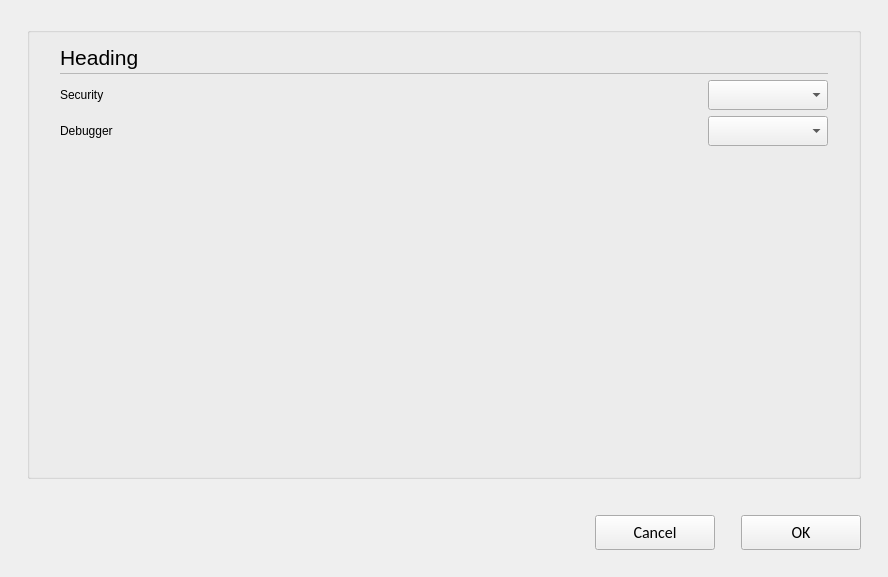
<?xml version="1.0" encoding="UTF-8"?>
<ui version="4.0">
 <class>C_SyvUpPacPemFileOptionsPopUp</class>
 <widget class="QWidget" name="C_SyvUpPacPemFileOptionsPopUp">
  <property name="geometry">
   <rect>
    <x>0</x>
    <y>0</y>
    <width>888</width>
    <height>577</height>
   </rect>
  </property>
  <property name="windowTitle">
   <string>C_SyvUpPemFileOptionsPopUp</string>
  </property>
  <layout class="QVBoxLayout" name="verticalLayout">
   <property name="leftMargin">
    <number>27</number>
   </property>
   <property name="topMargin">
    <number>27</number>
   </property>
   <property name="rightMargin">
    <number>27</number>
   </property>
   <property name="bottomMargin">
    <number>0</number>
   </property>
   <item>
    <widget class="stw_opensyde_gui_elements::C_OgeGbx" name="pc_GroupBoxGeneral_5">
     <property name="title">
      <string/>
     </property>
     <layout class="QVBoxLayout" name="verticalLayout_6">
      <property name="spacing">
       <number>0</number>
      </property>
      <property name="leftMargin">
       <number>30</number>
      </property>
      <property name="rightMargin">
       <number>30</number>
      </property>
      <property name="bottomMargin">
       <number>13</number>
      </property>
      <item>
       <layout class="QHBoxLayout" name="horizontalLayout_7" stretch="0,1">
        <property name="spacing">
         <number>6</number>
        </property>
        <item>
         <widget class="stw_opensyde_gui_elements::C_OgeLabHeadingGroupBold" name="pc_LabelHeading">
          <property name="minimumSize">
           <size>
            <width>0</width>
            <height>30</height>
           </size>
          </property>
          <property name="maximumSize">
           <size>
            <width>16777215</width>
            <height>30</height>
           </size>
          </property>
          <property name="font">
           <font>
            <family>Segoe UI</family>
            <pointsize>16</pointsize>
           </font>
          </property>
          <property name="text">
           <string>Heading</string>
          </property>
         </widget>
        </item>
        <item>
         <spacer name="horizontalSpacer_10">
          <property name="orientation">
           <enum>Qt::Horizontal</enum>
          </property>
          <property name="sizeHint" stdset="0">
           <size>
            <width>40</width>
            <height>1</height>
           </size>
          </property>
         </spacer>
        </item>
       </layout>
      </item>
      <item>
       <layout class="QHBoxLayout" name="horizontalLayout_20" stretch="0">
        <property name="spacing">
         <number>0</number>
        </property>
        <property name="topMargin">
         <number>1</number>
        </property>
        <property name="rightMargin">
         <number>0</number>
        </property>
        <property name="bottomMargin">
         <number>0</number>
        </property>
        <item>
         <widget class="stw_opensyde_gui_elements::C_OgeFraSeparator" name="pc_Frame_3">
          <property name="minimumSize">
           <size>
            <width>0</width>
            <height>1</height>
           </size>
          </property>
          <property name="maximumSize">
           <size>
            <width>16777215</width>
            <height>1</height>
           </size>
          </property>
          <property name="frameShape">
           <enum>QFrame::StyledPanel</enum>
          </property>
          <property name="frameShadow">
           <enum>QFrame::Raised</enum>
          </property>
         </widget>
        </item>
       </layout>
      </item>
      <item>
       <spacer name="verticalSpacer_6">
        <property name="orientation">
         <enum>Qt::Vertical</enum>
        </property>
        <property name="sizeType">
         <enum>QSizePolicy::Fixed</enum>
        </property>
        <property name="sizeHint" stdset="0">
         <size>
          <width>6</width>
          <height>6</height>
         </size>
        </property>
       </spacer>
      </item>
      <item>
       <layout class="QHBoxLayout" name="horizontalLayout">
        <item>
         <widget class="stw_opensyde_gui_elements::C_OgeLabGroupItem" name="pc_LabelSecurity">
          <property name="minimumSize">
           <size>
            <width>85</width>
            <height>0</height>
           </size>
          </property>
          <property name="text">
           <string>Security</string>
          </property>
         </widget>
        </item>
        <item>
         <widget class="stw_opensyde_gui_elements::C_OgeCbxText" name="pc_ComboBoxSecurity">
          <property name="minimumSize">
           <size>
            <width>120</width>
            <height>30</height>
           </size>
          </property>
          <property name="maximumSize">
           <size>
            <width>120</width>
            <height>30</height>
           </size>
          </property>
         </widget>
        </item>
       </layout>
      </item>
      <item>
       <spacer name="verticalSpacer_8">
        <property name="orientation">
         <enum>Qt::Vertical</enum>
        </property>
        <property name="sizeType">
         <enum>QSizePolicy::Fixed</enum>
        </property>
        <property name="sizeHint" stdset="0">
         <size>
          <width>6</width>
          <height>6</height>
         </size>
        </property>
       </spacer>
      </item>
      <item>
       <layout class="QHBoxLayout" name="horizontalLayout_2">
        <item>
         <widget class="stw_opensyde_gui_elements::C_OgeLabGroupItem" name="pc_LabelDebugger">
          <property name="minimumSize">
           <size>
            <width>85</width>
            <height>0</height>
           </size>
          </property>
          <property name="text">
           <string>Debugger</string>
          </property>
         </widget>
        </item>
        <item>
         <widget class="stw_opensyde_gui_elements::C_OgeCbxText" name="pc_ComboBoxDebugger">
          <property name="minimumSize">
           <size>
            <width>120</width>
            <height>30</height>
           </size>
          </property>
          <property name="maximumSize">
           <size>
            <width>120</width>
            <height>30</height>
           </size>
          </property>
         </widget>
        </item>
       </layout>
      </item>
      <item>
       <spacer name="verticalSpacer">
        <property name="orientation">
         <enum>Qt::Vertical</enum>
        </property>
        <property name="sizeHint" stdset="0">
         <size>
          <width>20</width>
          <height>40</height>
         </size>
        </property>
       </spacer>
      </item>
     </layout>
    </widget>
   </item>
   <item>
    <spacer name="pc_VerticalSpacerButtonsObove">
     <property name="orientation">
      <enum>Qt::Vertical</enum>
     </property>
     <property name="sizeType">
      <enum>QSizePolicy::Fixed</enum>
     </property>
     <property name="sizeHint" stdset="0">
      <size>
       <width>20</width>
       <height>30</height>
      </size>
     </property>
    </spacer>
   </item>
   <item>
    <layout class="QHBoxLayout" name="horizontalLayout_22">
     <item>
      <spacer name="horizontalSpacer_9">
       <property name="orientation">
        <enum>Qt::Horizontal</enum>
       </property>
       <property name="sizeHint" stdset="0">
        <size>
         <width>40</width>
         <height>20</height>
        </size>
       </property>
      </spacer>
     </item>
     <item>
      <widget class="stw_opensyde_gui_elements::C_OgePubCancel" name="pc_PushButtonCancel">
       <property name="minimumSize">
        <size>
         <width>120</width>
         <height>35</height>
        </size>
       </property>
       <property name="maximumSize">
        <size>
         <width>120</width>
         <height>35</height>
        </size>
       </property>
       <property name="font">
        <font>
         <family>Calibri</family>
         <pointsize>12</pointsize>
        </font>
       </property>
       <property name="text">
        <string>Cancel</string>
       </property>
      </widget>
     </item>
     <item>
      <spacer name="horizontalSpacer_4">
       <property name="orientation">
        <enum>Qt::Horizontal</enum>
       </property>
       <property name="sizeType">
        <enum>QSizePolicy::Fixed</enum>
       </property>
       <property name="sizeHint" stdset="0">
        <size>
         <width>20</width>
         <height>20</height>
        </size>
       </property>
      </spacer>
     </item>
     <item>
      <widget class="stw_opensyde_gui_elements::C_OgePubDialog" name="pc_PushButtonOk">
       <property name="minimumSize">
        <size>
         <width>120</width>
         <height>35</height>
        </size>
       </property>
       <property name="maximumSize">
        <size>
         <width>120</width>
         <height>35</height>
        </size>
       </property>
       <property name="font">
        <font>
         <family>Calibri</family>
         <pointsize>12</pointsize>
        </font>
       </property>
       <property name="text">
        <string>OK</string>
       </property>
      </widget>
     </item>
    </layout>
   </item>
   <item>
    <spacer name="verticalSpacer_7">
     <property name="orientation">
      <enum>Qt::Vertical</enum>
     </property>
     <property name="sizeType">
      <enum>QSizePolicy::Fixed</enum>
     </property>
     <property name="sizeHint" stdset="0">
      <size>
       <width>20</width>
       <height>27</height>
      </size>
     </property>
    </spacer>
   </item>
  </layout>
 </widget>
 <customwidgets>
  <customwidget>
   <class>stw_opensyde_gui_elements::C_OgeFraSeparator</class>
   <extends>QFrame</extends>
   <header>C_OgeFraSeparator.h</header>
   <container>1</container>
  </customwidget>
  <customwidget>
   <class>stw_opensyde_gui_elements::C_OgeLabHeadingGroupBold</class>
   <extends>QLabel</extends>
   <header>C_OgeLabHeadingGroupBold.h</header>
  </customwidget>
  <customwidget>
   <class>stw_opensyde_gui_elements::C_OgePubDialog</class>
   <extends>QPushButton</extends>
   <header>C_OgePubDialog.h</header>
  </customwidget>
  <customwidget>
   <class>stw_opensyde_gui_elements::C_OgeGbx</class>
   <extends>QGroupBox</extends>
   <header>C_OgeGbx.h</header>
   <container>1</container>
  </customwidget>
  <customwidget>
   <class>stw_opensyde_gui_elements::C_OgePubCancel</class>
   <extends>QPushButton</extends>
   <header>C_OgePubCancel.h</header>
  </customwidget>
  <customwidget>
   <class>stw_opensyde_gui_elements::C_OgeLabGroupItem</class>
   <extends>QLabel</extends>
   <header>C_OgeLabGroupItem.h</header>
  </customwidget>
  <customwidget>
   <class>stw_opensyde_gui_elements::C_OgeCbxText</class>
   <extends>QComboBox</extends>
   <header>C_OgeCbxText.h</header>
  </customwidget>
 </customwidgets>
 <resources/>
 <connections/>
</ui>
